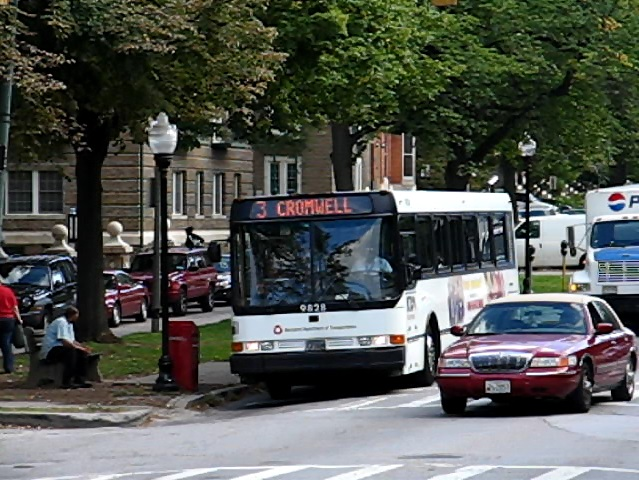
#> input picture x64 python examples/homography/images/bus_1.jpg, 639 x 480 px, found by its file name
$ python Homography.py   (Python 2 division)   (older library calls are emulated)
#> lines starting #> are read from the running program, lines starting #| are printed output that depends on the picture; after the words box and inside, x2 and y2 are one past the last pixel; in counts of white or black regions, pixels touching at a corner belong together
### x64 python examples/homography/match.py
#!/usr/bin/env python
import cv2
import numpy as np

def siftMatch(img1, img2, ratio = 0.8):
    FLANN_INDEX_KDTREE = 0
    detector = cv2.SIFT()
    flann_params = dict(algorithm = FLANN_INDEX_KDTREE, trees = 5)
    search_params = dict(checks = 50)
    matcher = cv2.FlannBasedMatcher(flann_params, search_params)
    kp1, desc1 = detector.detectAndCompute(img1, None)
    kp2, desc2 = detector.detectAndCompute(img2, None)

    raw_matches = matcher.knnMatch(desc1, desc2, k = 2)
    mkp1, mkp2 = [], []
    for m in raw_matches:
        if len(m) == 2 and m[0].distance < m[1].distance * ratio:
            m = m[0]
            mkp1.append(kp1[m.queryIdx])
            mkp2.append(kp2[m.trainIdx])
    mkp1 = [np.float32(kp.pt) for kp in mkp1]
    mkp2 = [np.float32(kp.pt) for kp in mkp2]
    kp_pairs = zip(mkp1, mkp2)
    return kp_pairs

### x64 python examples/homography/Homography.py
#!/usr/bin/env python
'''
This script loads input images and matches features using SIFT in OpenCV.
Then will try Homography matrix estimation.
'''
###### INPUT DATA ##########
IMG_1 = 'images/bus_1.JPG'
IMG_2 = 'images/bus_2.JPG'

trial = 2000
maxDisplayStructure = 4
########################

import ctypes
import cv2
import numpy as np
from match import siftMatch
import platform

class Structure(ctypes.Structure):
    _fields_=[("StructureStrength", ctypes.c_double),
                    ("StructureSize", ctypes.c_size_t),
                    ("StructureScale", ctypes.c_double),
                    ("StructureIndex", ctypes.POINTER(ctypes.c_size_t)),
                    ("StructureTLS", ctypes.POINTER(ctypes.c_double))]

#Match features with SIFT
img1 = cv2.imread(IMG_1, 0)
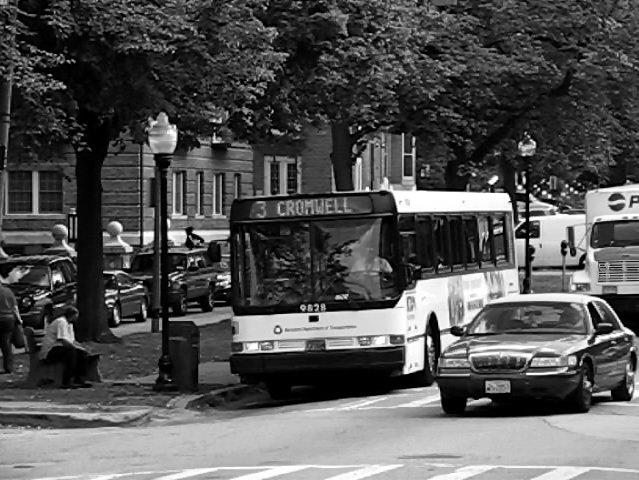
#> img1: shape (480, 639); min 0, max 255, mean 83.9
img2 = cv2.imread(IMG_2, 0)
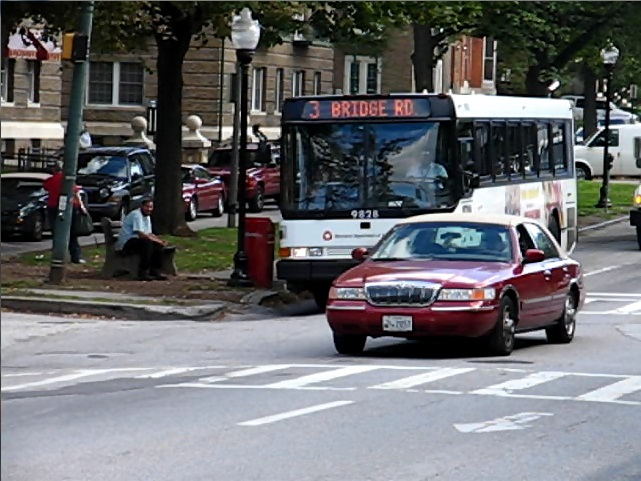
#> input picture x64 python examples/homography/images/bus_2.jpg, 641 x 481 px, found by its file name
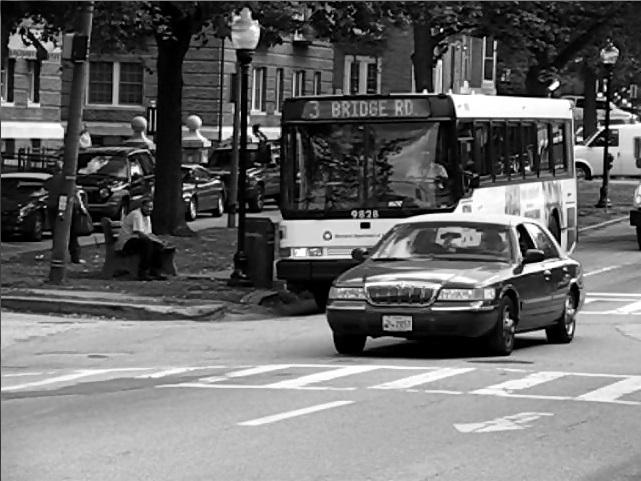
#> img2: shape (481, 641); min 0, max 255, mean 106.7
kp_pairs = siftMatch(img1, img2)
#> in siftMatch, `kp1, desc1 = detector.detectAndCompute(img1, None)`: kp1 = 4996 keypoints; strongest (x, y, size): (360, 128, 2.2), (535, 186, 1.9), (313, 319, 5), (549, 196, 2.7)
#> in siftMatch, `kp2, desc2 = detector.detectAndCompute(img2, None)`: kp2 = 3703 keypoints; strongest (x, y, size): (441, 30, 2.2), (365, 225, 5.1), (616, 94, 2), (552, 87, 4.2)
#> in siftMatch, `raw_matches = matcher.knnMatch(desc1, desc2, k = 2)`: raw_matches = 4996 matches
#> after the loop in siftMatch, `for m in raw_matches:`: mkp1 = 990 keypoints; strongest (x, y, size): (360, 128, 2.2), (535, 186, 1.9), (313, 319, 5), (549, 196, 2.7); mkp2 = 990 keypoints; strongest (x, y, size): (441, 30, 2.2), (365, 225, 5.1), (616, 94, 2), (629, 105, 2.7)
#> in siftMatch, `mkp1 = [np.float32(kp.pt) for kp in mkp1]`: mkp1 = 990 pairs, first value 2.64 to 631.4, second value 4.06 to 474.9
#> in siftMatch, `mkp2 = [np.float32(kp.pt) for kp in mkp2]`: mkp2 = 990 pairs, first value 36 to 635.8, second value 5.86 to 420.2
#> in siftMatch, `kp_pairs = zip(mkp1, mkp2)`: kp_pairs = 990 items, first 6: ([2.64, 163.5], [85.48, 53.44]), ([3.55, 147.4], [86.38, 37.53]), ([5.18, 160.9], [87.85, 50.9]), ([5.68, 155.4], [88.25, 45.39]), ([5.86, 144.8], [89.03, 34.92]), ([6.16, 252], [515, 294.6])
print 'Total Match:', len(kp_pairs)
#| Total Match: 990

#Display all matches and collect inputs
img1_c = cv2.imread(IMG_1,cv2.IMREAD_COLOR)
#> img1_c is the input picture: shape (480, 639, 3); mean B, G, R 80.4, 85.5, 82.2
img2_c = cv2.imread(IMG_2,cv2.IMREAD_COLOR)
#> img2_c is the input picture: shape (481, 641, 3); mean B, G, R 109.5, 106.6, 105.9
h1, w1 = img1.shape[:2]
#> h1 = 480; w1 = 639
h2, w2 = img2.shape[:2]
#> h2 = 481; w2 = 641
vis = np.zeros((max(h1, h2), w1+w2, 3), np.uint8)
vis[:h1, :w1, :3] = img1_c
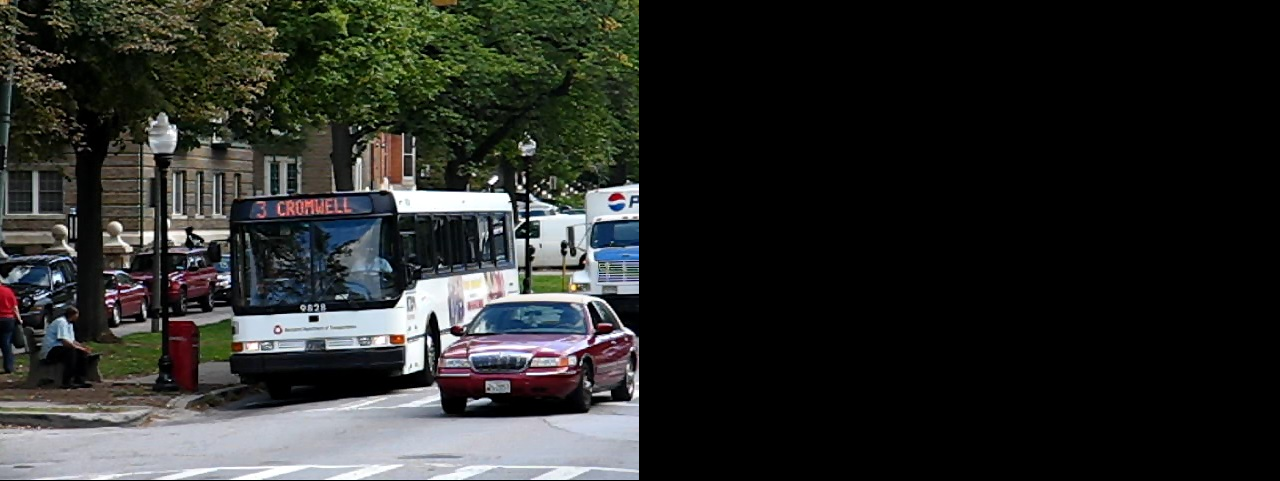
#> vis: shape (481, 1280, 3); mean B, G, R 40.1, 42.6, 40.9
vis[:h2, w1:w1+w2, :3] = img2_c
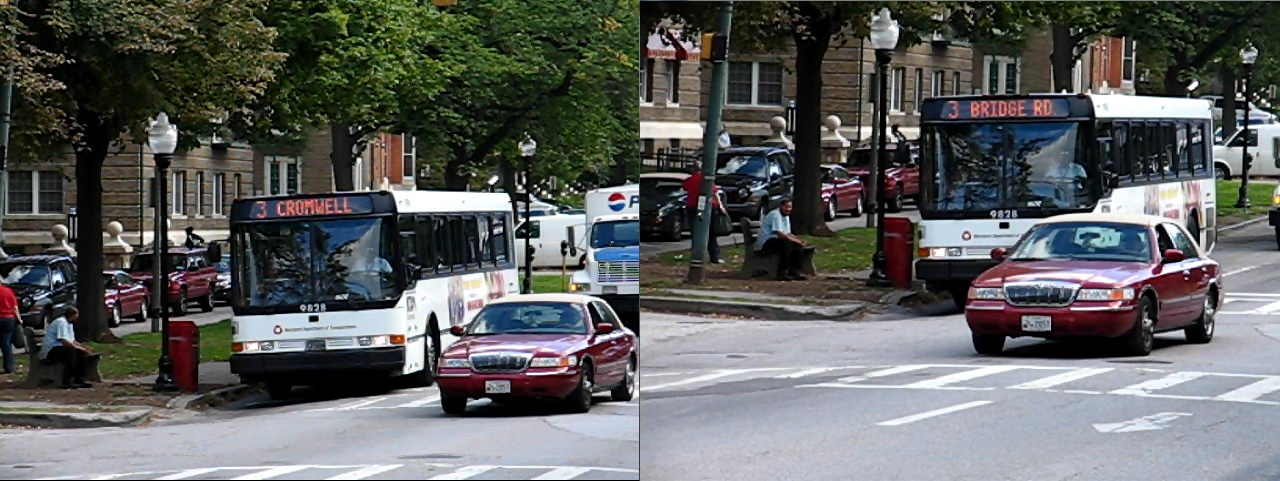
#> vis: shape (481, 1280, 3); mean B, G, R 94.9, 96, 94

x1 = []; y1 = []; x2 = []; y2 = []
for (mx1, my1), (mx2, my2) in kp_pairs:
    cv2.circle(vis, (int(mx1), int(my1)), 4, (255, 255, 255), -1)
    cv2.circle(vis, (int(mx2) + w1, int(my2)), 4, (255, 255, 255), -1)
    x1.append(mx1)
    y1.append(my1)
    x2.append(mx2)
    y2.append(my2)
#> this loop made 990 passes
#> (mx1, my1, mx2, my2) on passes 1 to 3: (2.64, 163.5, 85.48, 53.44), (3.55, 147.4, 86.38, 37.53), (5.18, 160.9, 87.85, 50.9)
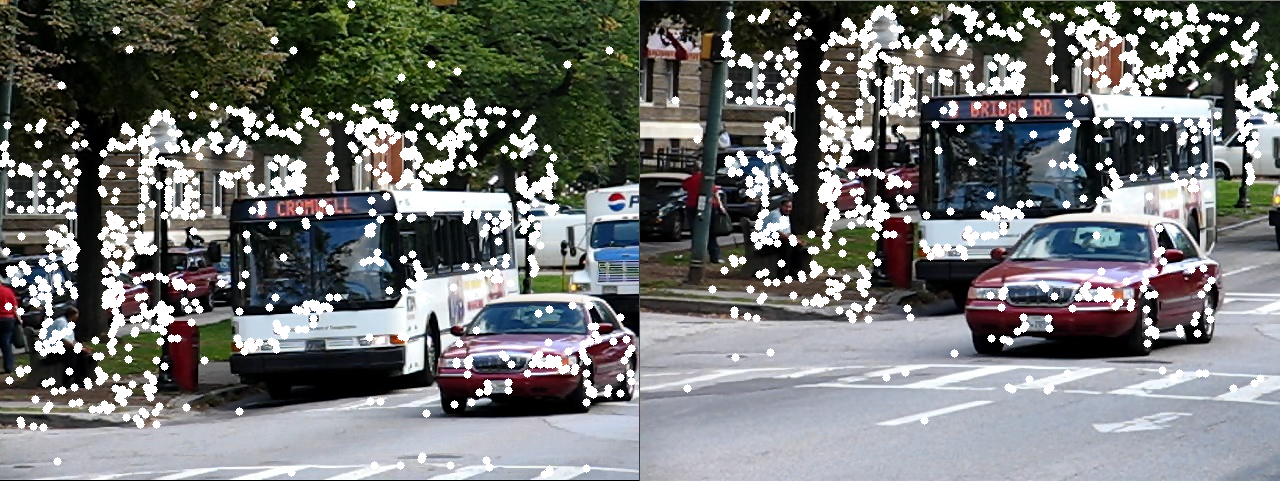
#> vis: shape (481, 1280, 3); 11.89% of pixels changed, all inside (x1, y1, x2, y2) = (0, 0, 1279, 479)
#> after the loop, x1 = 990 values from 2.64 to 631.4; x2 = 990 values, max 635.8 at index 946, min 36 at index 448, mean 339.4; y1 = 990 values, max 474.9 at index 921, min 4.06 at index 619, mean 237.3; y2 = 990 values, max 420.2 at index 980, min 5.86 at index 667, mean 143.4

# Convert python lists to ctypes pointers
inputNum = len(kp_pairs)
#> inputNum = 990
x1 = (ctypes.c_double * inputNum)(*x1)
y1 = (ctypes.c_double * inputNum)(*y1)
x2 = (ctypes.c_double * inputNum)(*x2)
y2 = (ctypes.c_double * inputNum)(*y2)

def run():
    #Ctypes
    if platform.system() == 'Windows':
        dll = ctypes.CDLL("Homography.dll")
    else:
        dll = ctypes.CDLL("Homography.so")
    HomographyCtypes = dll.HomographyCtypes
    HomographyCtypes.argtypes = (
                                ctypes.POINTER(ctypes.c_double), ctypes.POINTER(ctypes.c_double),
                                ctypes.POINTER(ctypes.c_double), ctypes.POINTER(ctypes.c_double),
                                ctypes.c_size_t, ctypes.c_size_t)
    HomographyCtypes.restype = ctypes.POINTER(Structure)

    #Estimate multiple inlier structures
    result = HomographyCtypes(x1, y1, x2, y2, inputNum, trial)

    #Display different structures
    vis[:h1, :w1, :3] = img1_c
    vis[:h2, w1:w1+w2, :3] = img2_c

    structure_count = 0
    max_count = maxDisplayStructure
    while structure_count < max_count and result[structure_count].StructureSize > 0:
        structure_size = result[structure_count].StructureSize
        for input_id in result[structure_count].StructureIndex[: structure_size]:
            (mx1, my1), (mx2, my2) = kp_pairs[input_id]
            cv2.circle(vis, (int(mx1), int(my1)), 4, color[structure_count % len(color)], -1)
            cv2.circle(vis, (int(mx2) + w1, int(my2)), 4, color[structure_count % len(color)], -1)

        print "Strength: ", result[structure_count].StructureStrength, \
              "Size: ", structure_size,\
              "Scale: ", result[structure_count].StructureScale
        structure_count += 1

    #Free memory
    dll.FreeMemory(result)


iteration = 0
color = {0:(0, 0, 255), 1:(0, 255, 0), 2:(255, 0, 0),
         3:(255, 255, 0), 4:(0, 255, 255), 5:(255, 0, 255)}
while(1):
    cv2.imshow('Homography [R]: Run, [Q]: Quit',vis)
    k = cv2.waitKey(1) & 0xFF
#> (key q is pressed here)
    if k == ord('r'):
        print '\nIteration', iteration
        run()
        iteration += 1
    elif k == ord('q'):
        break
cv2.destroyAllWindows()
